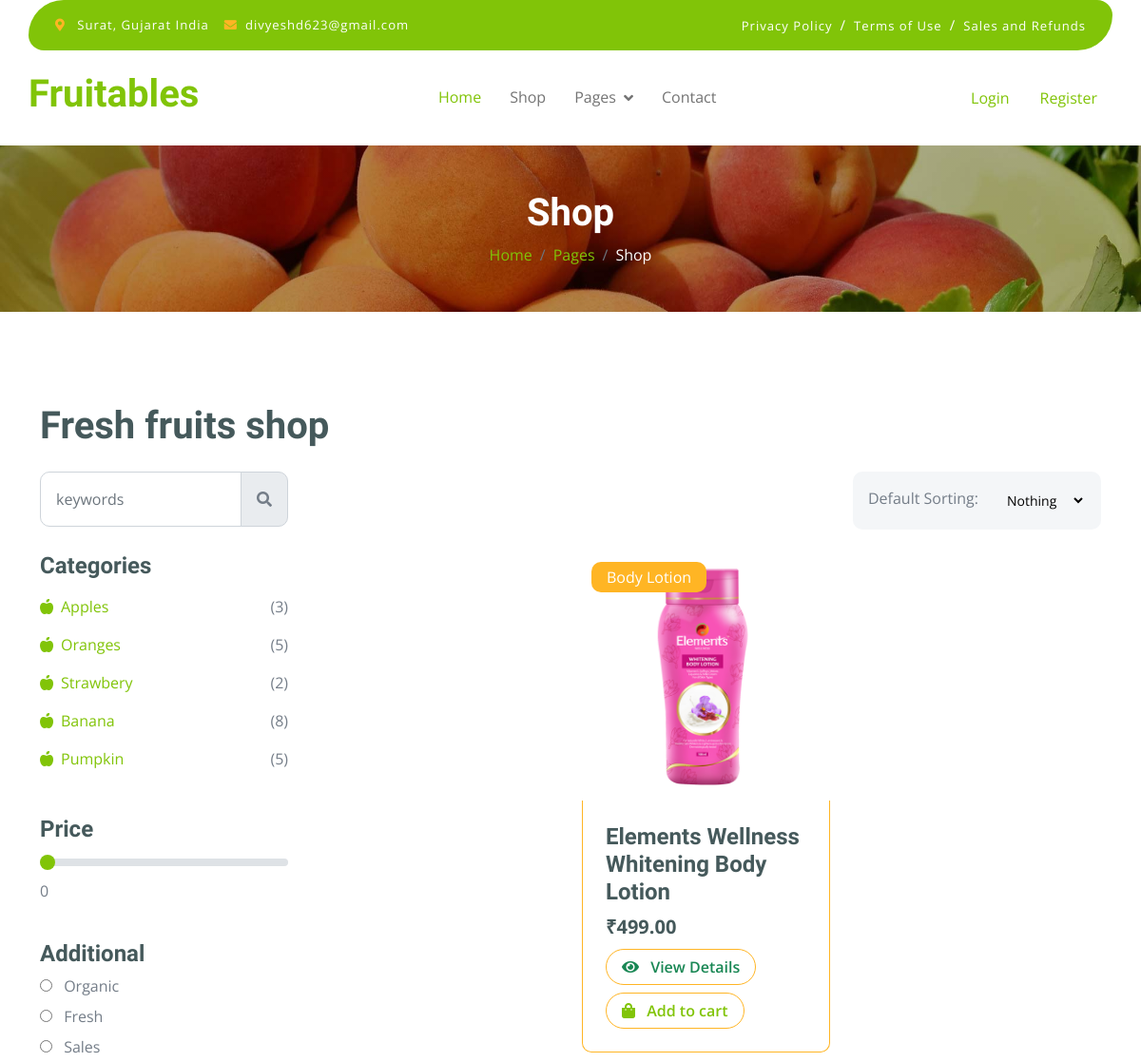
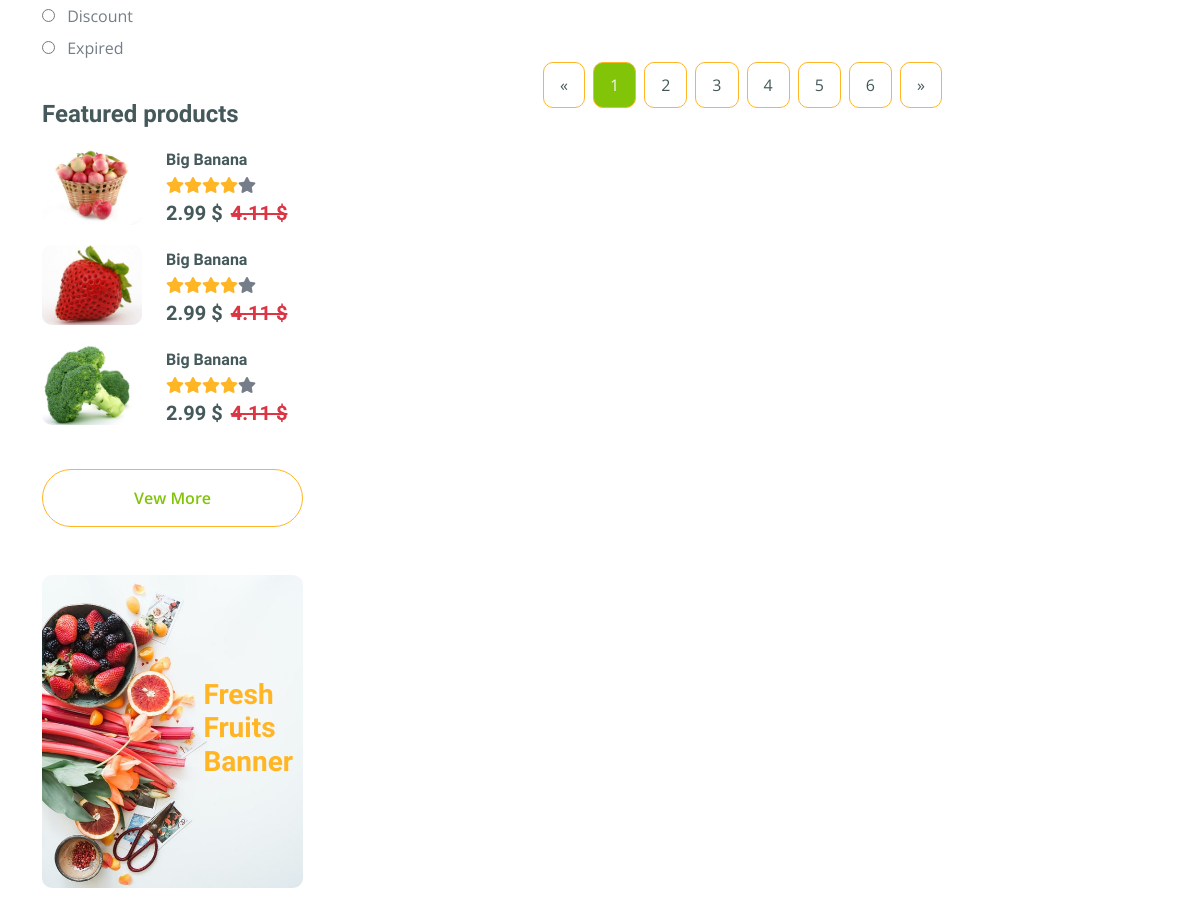
Page /shop/ (upper part) on the earlier database version (2 pictures, top to bottom).
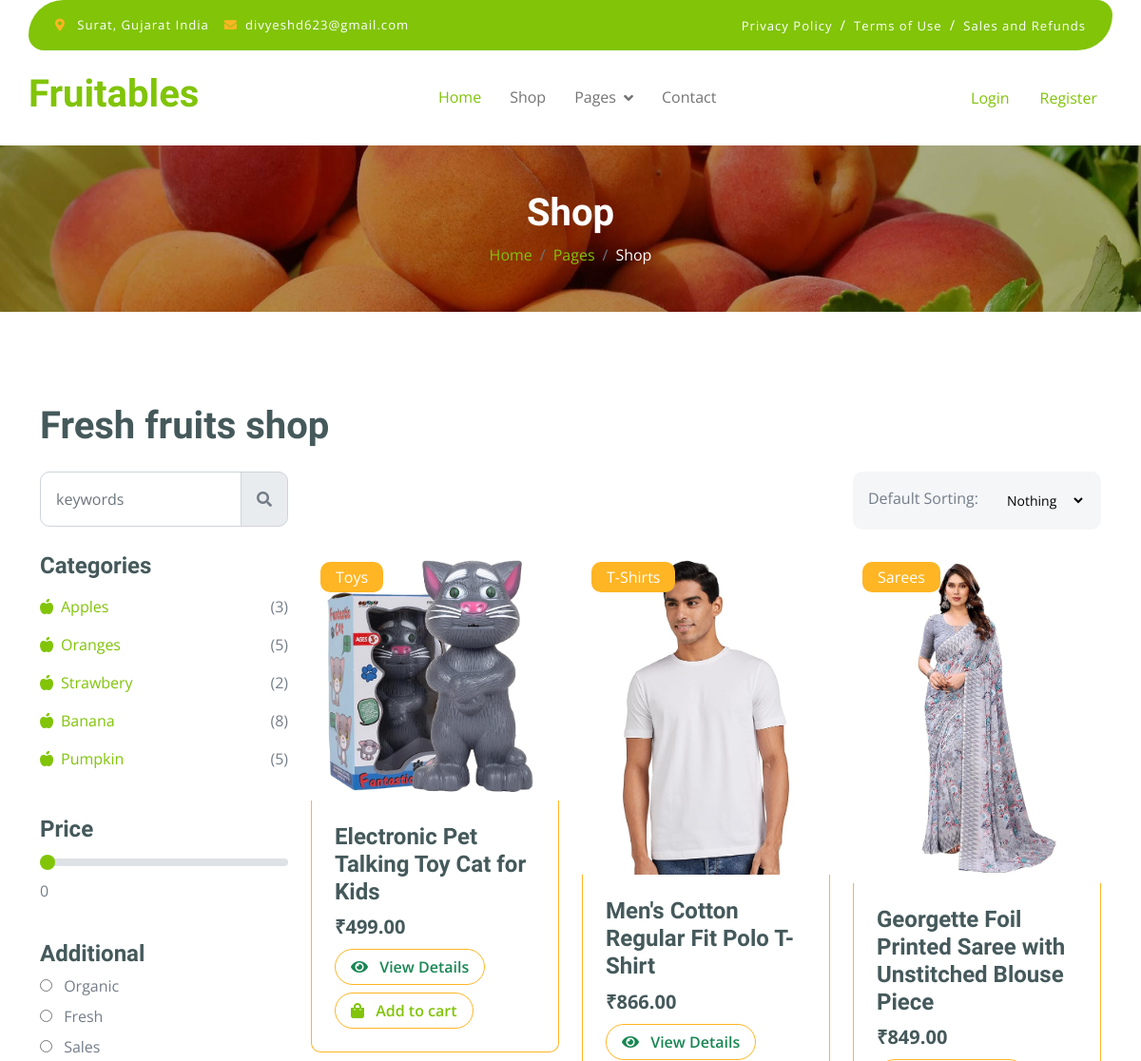
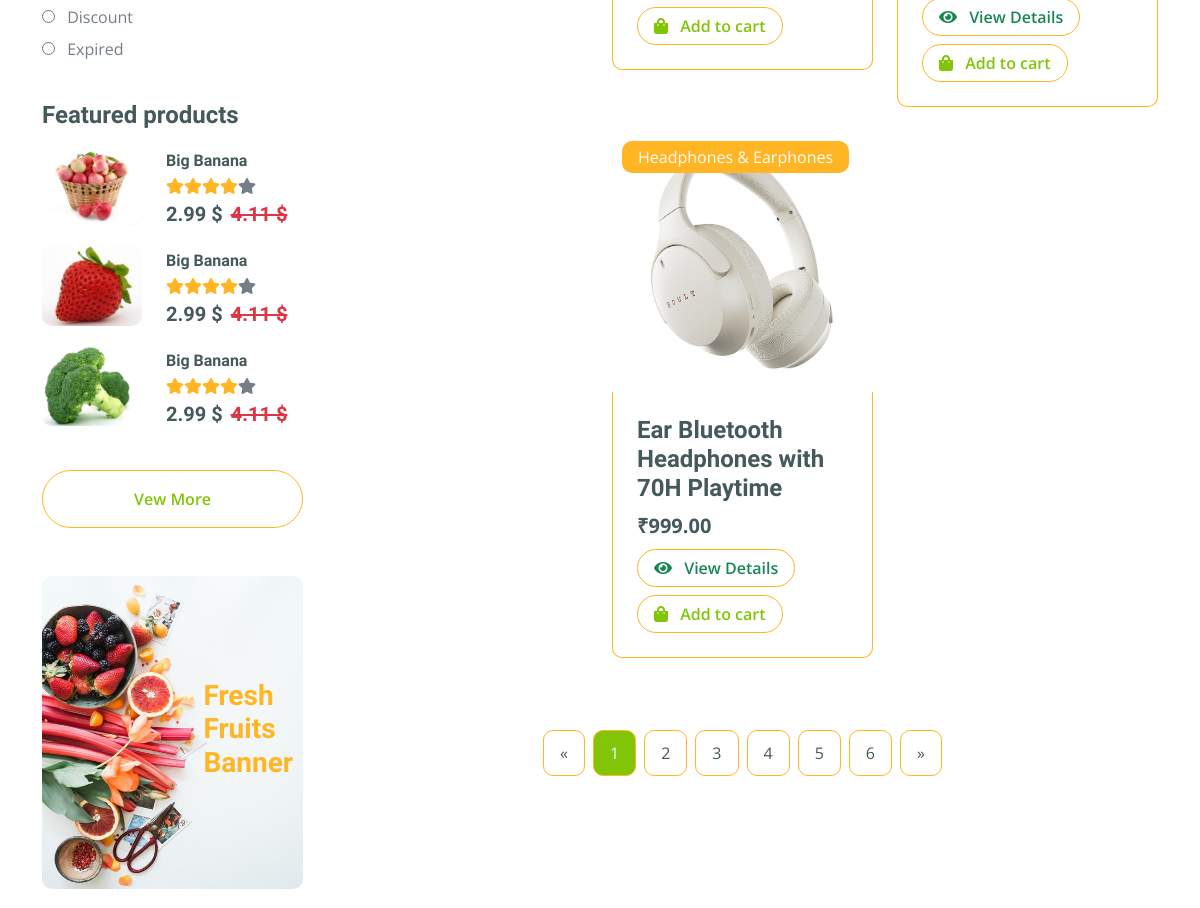
Same page on the later database version (2 pictures, top to bottom).
### shop/models.py (models this page shows, shortened)
class Product(models.Model):
    CATEGORY_CHOICES = [
        ('kg', 'Kilogram'),
        ('g', 'Gram'),
        ('ltr', 'Litre'),
        ('ml', 'Millilitre'),
        ('pcs', 'Pieces'),
    ]
    category = models.ForeignKey(Category, on_delete=models.CASCADE, related_name='products')
    name = models.CharField(max_length=200)
    price = models.DecimalField(max_digits=8, decimal_places=2)
    description = models.TextField()
    stock = models.PositiveIntegerField(default=0)
    country_of_origin = models.CharField(max_length=100, default="India")
    bullet_points = models.TextField(blank=True)
    created = models.DateTimeField(auto_now_add=True)
    updated = models.DateTimeField(auto_now=True)

class ProductImage(models.Model):
    product = models.ForeignKey(Product, on_delete=models.CASCADE, related_name='images')
    image = models.ImageField(upload_to='products/')

class Category(models.Model):
    name = models.CharField(max_length=100)
    parent = models.ForeignKey('self', on_delete=models.CASCADE, null=True, blank=True, related_name='subcategories')
    class Meta:
        verbose_name_plural = 'Categories'

### shop/views.py (the view)
# urls.py: path('', include('shop.urls')),
def shop(request):
    products = Product.objects.all().prefetch_related('images')
    categories = Category.objects.all()
    return render(request, 'shop.html', {'products': products, 'categories': categories})

### shop/context_processors.py (called while the page is built)
def cart_item_count(request):
    count = 0
    customer_id = request.session.get('customer_id')
    if customer_id:
        count = CartItem.objects.filter(customer_id=customer_id).count()
    return {'cart_item_count': count}

### shop/templates/shop.html (shortened to what the changed rows need)
{% extends "base.html" %}
{% load static %}
{% block content %}
        <div class="container-fluid page-header py-5">
            <h1 class="text-center text-white display-6">Shop</h1>
        </div>
        <div class="container-fluid fruite py-5">
            <div class="container py-5">
                <h1 class="mb-4">Fresh fruits shop</h1>
                <div class="row g-4">
                    <div class="col-lg-12">
                        <div class="row g-4">
                            <div class="col-lg-9">
                                <div class="row g-4 justify-content-center">
                                    {% for product in products %}
                                        <div class="col-md-6 col-lg-6 col-xl-4">
                                            <div class="rounded position-relative fruite-item">
                                                <div class="fruite-img">
                                                    {% if product.images.first %}
                                                        <img src="{{ product.images.first.image.url }}" class="img-fluid w-100 rounded-top" alt="">
                                                    {% endif %}
                                                </div>
                                                <div class="text-white bg-secondary px-3 py-1 rounded position-absolute" style="top: 10px; left: 10px;">{{ product.category.name }}</div>
                                                <div class="p-4 border border-secondary border-top-0 rounded-bottom">
                                                    <h4>{{ product.name }}</h4>
                                                    <div class="mb-2">
                                                        <p class="text-dark fs-5 fw-bold mb-0">₹{{ product.price }}</p>
                                                    </div>
                                                    <div class="d-flex justify-content-between flex-lg-wrap gap-2">
                                                        <a href="{% url 'product_detail' product.id %}" class="btn border border-secondary rounded-pill px-3 text-success">
                                                            <i class="fa fa-eye me-2 text-success"></i> View Details
                                                        </a>
                                                        <a href="{% url 'add_to_cart' product.id %}" class="btn border border-secondary rounded-pill px-3 text-primary">
                                                            <i class="fa fa-shopping-bag me-2 text-primary"></i> Add to cart
                                                        </a>
                                                    </div>
                                                </div>
                                            </div>
                                        </div>
                                    {% endfor %}
                                </div>
                            </div>
                        </div>
                    </div>
                </div>
            </div>
        </div>
    </body>
{% endblock %}

Differences in the rows shown:
removed Product: images.first.image (picture), category.name "Body Lotion", name "Elements Wellness Whitening Body Lotion", price "499.00"
added Product: images.first.image (picture), category.name "Toys", name "Electronic Pet Talking Toy Cat for Kids", price "499.00"
added Product: images.first.image (picture), category.name "T-Shirts", name "Men's Cotton Regular Fit Polo T-Shirt", price "866.00"
added Product: images.first.image (picture), category.name "Sarees", name "Georgette Foil Printed Saree with Unstitched Blouse Piece", price "849.00"
added Product: images.first.image (picture), category.name "Headphones & Earphones", name "Ear Bluetooth Headphones with 70H Playtime", price "999.00"
